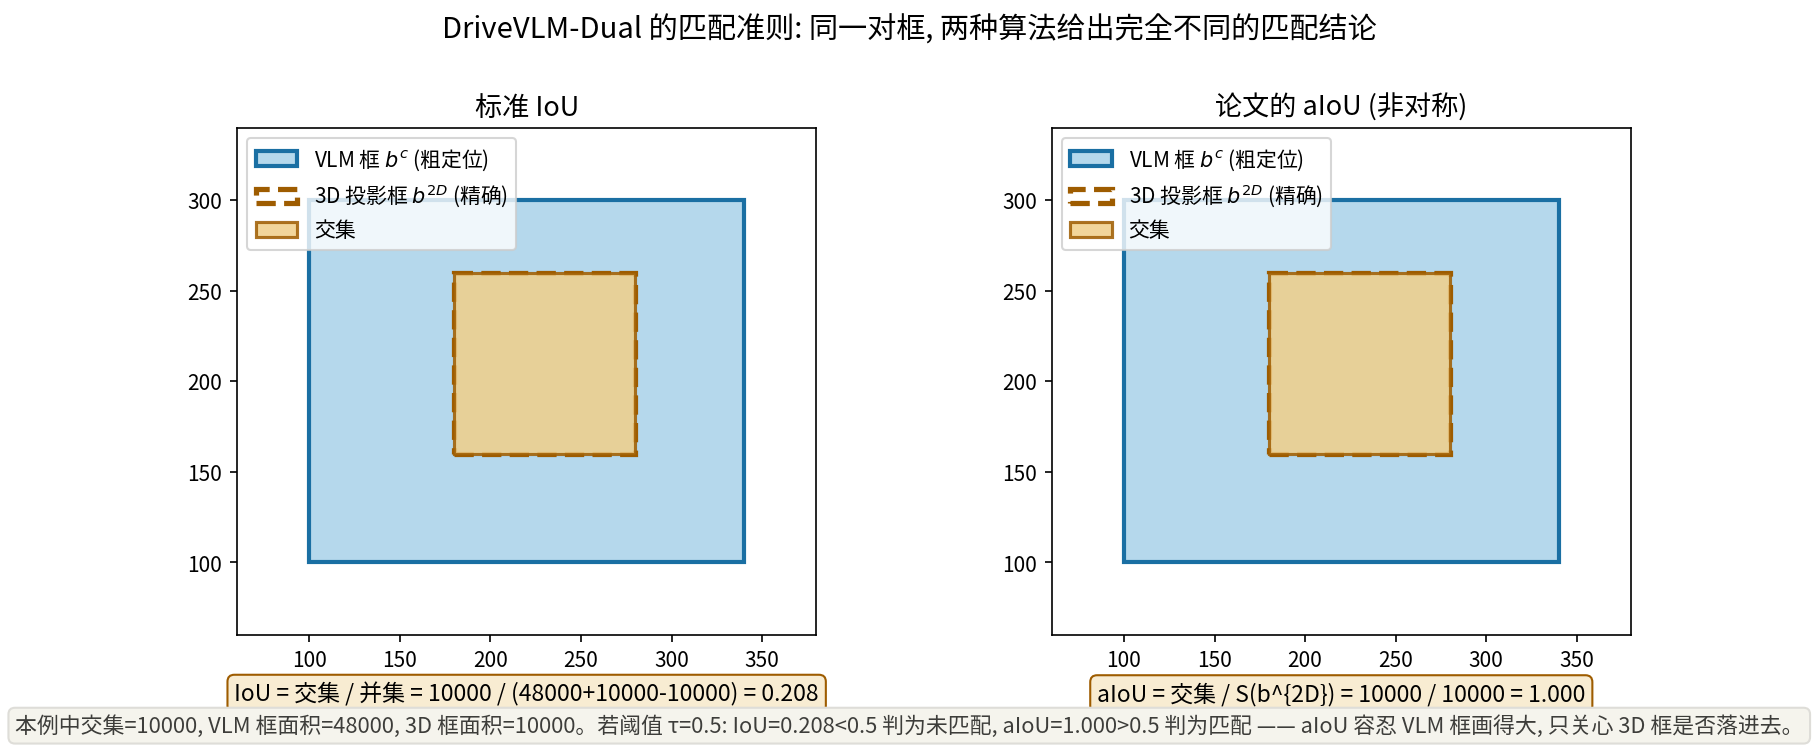

Python code for this plot:
# -*- coding: utf-8 -*-
"""非对称 aIoU vs 标准 IoU：DriveVLM-Dual 式 (Sec 3.5) 的匹配准则示意。

场景: VLM 给出的关键物体框 b^c(大, 粗定位) 与 3D 检测器投影回来的框 b^{2D}(小, 精确)。
标准 IoU 会因为大框"稀释"分母而偏小; aIoU 只用小框面积做分母, 回答的是
"3D 框有多大比例落进了 VLM 框里"。
"""
import matplotlib
matplotlib.use("Agg")
import matplotlib.pyplot as plt
from matplotlib.patches import Rectangle
import numpy as np

plt.rcParams["font.family"] = "Noto Sans CJK JP"
plt.rcParams["axes.unicode_minus"] = False

# 具体数值例子: VLM 框 b^c = (x1,y1,x2,y2), 3D 投影框 b^{2D}
bc = np.array([100, 100, 340, 300])     # VLM 关键物体框(粗)
b2d = np.array([180, 160, 280, 260])    # 3D 检测器投影框(精确, 更小)

def area(b):
    return (b[2] - b[0]) * (b[3] - b[1])

def inter(a, b):
    x1 = max(a[0], b[0]); y1 = max(a[1], b[1])
    x2 = min(a[2], b[2]); y2 = min(a[3], b[3])
    return max(0, x2 - x1) * max(0, y2 - y1)

Ai, Ac, A2 = inter(bc, b2d), area(bc), area(b2d)
iou = Ai / (Ac + A2 - Ai)
aiou = Ai / A2  # 论文定义: S_{交集} / S_{b^{2D}}

fig, axes = plt.subplots(1, 2, figsize=(11, 4.6))

for ax, title in zip(axes, ["标准 IoU", "论文的 aIoU (非对称)"]):
    ax.add_patch(Rectangle((bc[0], bc[1]), bc[2] - bc[0], bc[3] - bc[1],
                           facecolor="#b5d8ec", edgecolor="#1a6fa3", lw=2,
                           label="VLM 框 $b^c$ (粗定位)"))
    ax.add_patch(Rectangle((b2d[0], b2d[1]), b2d[2] - b2d[0], b2d[3] - b2d[1],
                           facecolor="none", edgecolor="#9e5c00", lw=2.5, ls="--",
                           label="3D 投影框 $b^{2D}$ (精确)"))
    ix1, iy1 = max(bc[0], b2d[0]), max(bc[1], b2d[1])
    ix2, iy2 = min(bc[2], b2d[2]), min(bc[3], b2d[3])
    ax.add_patch(Rectangle((ix1, iy1), ix2 - ix1, iy2 - iy1,
                           facecolor="#f0cf8a", edgecolor="#9e5c00", lw=1.5, alpha=0.85,
                           label="交集"))
    ax.set_xlim(60, 380); ax.set_ylim(60, 340)
    ax.set_aspect("equal"); ax.set_title(title, fontsize=13)
    ax.legend(fontsize=10, loc="upper left")

axes[0].text(0.5, -0.13,
             f"IoU = 交集 / 并集 = {Ai} / ({Ac}+{A2}-{Ai}) = {iou:.3f}",
             transform=axes[0].transAxes, ha="center", fontsize=11,
             bbox=dict(boxstyle="round", fc="#f8ecd2", ec="#9e5c00"))
axes[1].text(0.5, -0.13,
             f"aIoU = 交集 / S(b^{{2D}}) = {Ai} / {A2} = {aiou:.3f}",
             transform=axes[1].transAxes, ha="center", fontsize=11,
             bbox=dict(boxstyle="round", fc="#f8ecd2", ec="#9e5c00"))

fig.suptitle("DriveVLM-Dual 的匹配准则: 同一对框, 两种算法给出完全不同的匹配结论",
             fontsize=14, y=1.02)
fig.text(0.5, -0.02,
         f"本例中交集={Ai}, VLM 框面积={Ac}, 3D 框面积={A2}。若阈值 τ=0.5: "
         f"IoU={iou:.3f}<0.5 判为未匹配, aIoU={aiou:.3f}>0.5 判为匹配 —— "
         "aIoU 容忍 VLM 框画得大, 只关心 3D 框是否落进去。",
         ha="center", fontsize=10.5, color="#3d3d3a",
         bbox=dict(boxstyle="round", fc="#f5f4ed", ec="#deddd8"))
plt.tight_layout()
plt.savefig("/home/hatch/workspace/your_files/paper-xray-100/papers/013-VLA-drivevlm/fig-aiou.png",
            dpi=150, bbox_inches="tight")
print("saved fig-aiou.png")
